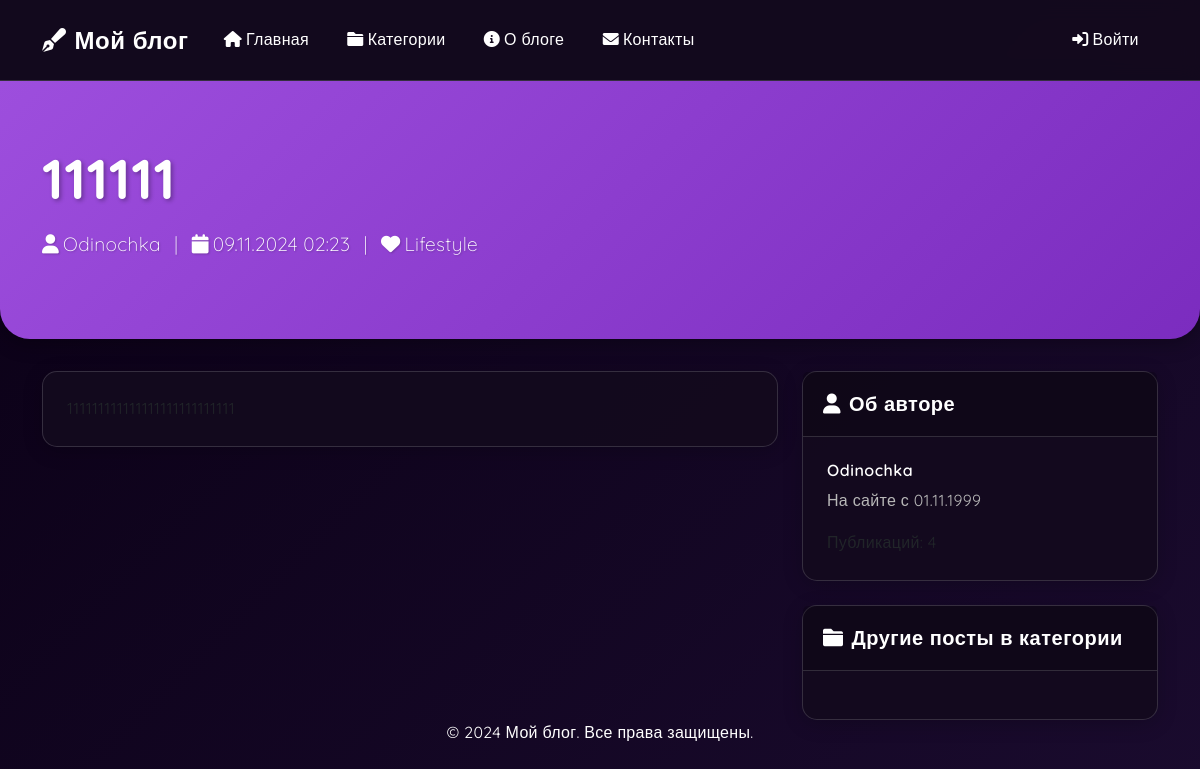
Screenshot of /post/9/ with the database file from the repository.
### blog/models.py (models this page shows, shortened)
class Post(models.Model):
    title = models.CharField(max_length=200, verbose_name="Заголовок")
    content = RichTextField(verbose_name="Содержание")
    author = models.ForeignKey(User, on_delete=models.CASCADE, related_name='posts')
    category = models.ForeignKey(Category, on_delete=models.SET_NULL, null=True, related_name='posts')
    created_at = models.DateTimeField(auto_now_add=True)
    updated_at = models.DateTimeField(auto_now=True)
    is_published = models.BooleanField(default=False)
    thumbnail = models.ImageField(upload_to='post_thumbnails/', null=True, blank=True, verbose_name="Обложка поста")
    attachments = models.ManyToManyField('PostAttachment', blank=True, related_name='posts')
    views_count = models.PositiveIntegerField(default=0)
    is_locked = models.BooleanField(default=False, verbose_name="Заблокирован")
    class Meta:
        ordering = ['-created_at']
        verbose_name = "Пост"
        verbose_name_plural = "Посты"

class Category(models.Model):
    name = models.CharField(max_length=100, verbose_name="Название")
    slug = models.SlugField(unique=True, blank=True)
    description = models.TextField(verbose_name="Описание")
    icon = models.CharField(max_length=50, default="fa-folder")
    class Meta:
        verbose_name = "Категория"
        verbose_name_plural = "Категории"

### blog/views.py (the view)
# urls.py: path('post/<int:pk>/', views.post_detail, name='post_detail'),
def post_detail(request, pk):
    post = get_object_or_404(Post, pk=pk)
    return render(request, 'blog/post_detail.html', {'post': post})

### blog/templates/blog/post_detail.html (shortened to what this page needs)
{% extends 'base.html' %}
{% block content %}
<div class="hero-section">
    <div class="container">
        <h1 class="display-4">{{ post.title }}</h1>
        <p class="lead text-white">
            <i class="fas fa-user me-1"></i>{{ post.author.username }}
            <span class="mx-2">|</span>
            <i class="fas fa-calendar me-1"></i>{{ post.created_at|date:"d.m.Y H:i" }}
            {% if post.category %}
            <span class="mx-2">|</span>
            <i class="fas {{ post.category.icon }} me-1"></i>{{ post.category.name }}
            {% endif %}
        </p>
    </div>
</div>
<div class="container">
    <div class="row">
        <div class="col-lg-8">
            <div class="card">
                <div class="card-body">
                    <article class="blog-post">
                        <div class="content">
                            {{ post.content|safe }}
                        </div>
                    </article>
                </div>
            </div>
        </div>
        <div class="col-lg-4">
            <div class="card mb-4">
                <div class="card-header">
                    <h5 class="card-title mb-0">
                        <i class="fas fa-user me-2"></i>Об авторе
                    </h5>
                </div>
                <div class="card-body">
                    <h6>{{ post.author.username }}</h6>
                    <p class="text-muted">
                        На сайте с {{ post.author.date_joined|date:"d.m.Y" }}
                    </p>
                    <p class="mb-0">
                        Публикаций: {{ post.author.posts.count }}
                    </p>
                </div>
            </div>
            {% if post.category %}
            <div class="card">
                <div class="card-header">
                    <h5 class="card-title mb-0">
                        <i class="fas fa-folder me-2"></i>Другие посты в категории
                    </h5>
                </div>
                <div class="card-body">
                </div>
            </div>
            {% endif %}
        </div>
    </div>
</div>
{% endblock %}

### static/css/style.css (style rules this page uses)
:root { --primary-color: #9D4EDD; --secondary-color: #7B2CBF; --accent-color: #C77DFF; --background-color: #0A0015; --card-bg: rgba(20, 10, 30, 0.95); --text-color: #FFFFFF; --text-muted: #B8B8B8; --link-color: #E0AAFF; --hover-color: #F3D1FF; --border-color: rgba(255, 255, 255, 0.15); --input-bg: rgba(30, 15, 45, 0.95); }
body { font-family: 'Quicksand', sans-serif; background: linear-gradient(135deg, var(--background-color), #1A0B2E); color: var(--text-color); min-height: 100vh; line-height: 1.6; letter-spacing: 0.3px; }
.card { background: var(--card-bg); border: 1px solid var(--border-color); border-radius: 15px; box-shadow: 0 4px 20px rgba(0, 0, 0, 0.2); transition: all 0.3s cubic-bezier(0.4, 0, 0.2, 1); }
.card-header { background: rgba(0, 0, 0, 0.2); border-bottom: 1px solid var(--border-color); padding: 1.25rem; }
.card-body { padding: 1.5rem; }
.card-title { color: var(--text-color); font-weight: 600; margin-bottom: 1rem; letter-spacing: 0.5px; }
.hero-section { background: linear-gradient(135deg, var(--primary-color), var(--secondary-color)); padding: 4rem 0; margin-bottom: 2rem; border-radius: 0 0 30px 30px; box-shadow: 0 4px 20px rgba(0, 0, 0, 0.3); }
.hero-section h1 { color: white; font-weight: 700; margin-bottom: 1rem; text-shadow: 2px 2px 4px rgba(0, 0, 0, 0.3); }
.hero-section .lead { color: rgba(255, 255, 255, 0.95); font-size: 1.2rem; text-shadow: 1px 1px 2px rgba(0, 0, 0, 0.2); }
h1, h2, h3, h4, h5, h6 { color: var(--text-color); font-weight: 600; letter-spacing: 0.5px; }
.text-muted { color: var(--text-muted) !important; }
.card { transition: all 0.3s cubic-bezier(0.4, 0, 0.2, 1); }

### rows the page displays
Post: title "111111", author.username "Odinochka", created_at "09.11.2024 02:23", category.name "Lifestyle", content "111111111111111111111111111", author.date_joined "01.11.1999", author.posts.count "4"
